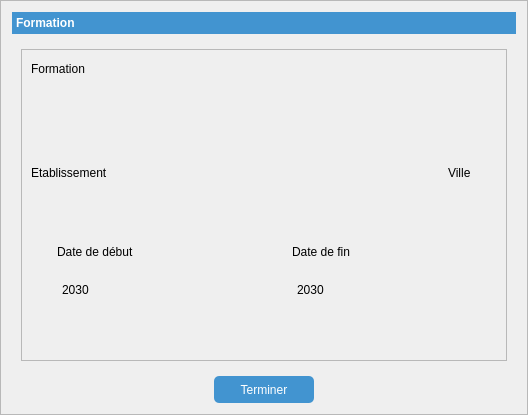
               <widget class="QFrame" name="frame_5">
                <property name="frameShape">
                 <enum>QFrame::StyledPanel</enum>
                </property>
                <property name="frameShadow">
                 <enum>QFrame::Raised</enum>
                </property>
                <layout class="QGridLayout" name="gridLayout_10">
                 <item row="2" column="0" alignment="Qt::AlignHCenter">
                  <widget class="QPushButton" name="Terminer">
                   <property name="minimumSize">
                    <size>
                     <width>100</width>
                     <height>27</height>
                    </size>
                   </property>
                   <property name="maximumSize">
                    <size>
                     <width>16777215</width>
                     <height>30</height>
                    </size>
                   </property>
                   <property name="cursor">
                    <cursorShape>PointingHandCursor</cursorShape>
                   </property>
                   <property name="styleSheet">
                    <string notr="true">QPushButton{
	
	background-color: rgb(66, 148, 208);
	border:0px solid;
	border-radius:5px;
	
	color: rgb(255, 255, 255);
}</string>
                   </property>
                   <property name="text">
                    <string>Terminer</string>
                   </property>
                  </widget>
                 </item>
                 <item row="0" column="0">
                  <widget class="QToolBox" name="toolBox">
                   <property name="styleSheet">
                    <string notr="true">QToolBox::tab {
	background-color: rgb(66, 148, 208);
    
	color: rgb(255, 255, 255);
}

QToolBox::tab:selected { /* italicize selected tabs */
    color: white;
	font:bold;
}</string>
                   </property>
                   <property name="currentIndex">
                    <number>0</number>
                   </property>
                   <widget class="QWidget" name="page">
                    <property name="geometry">
                     <rect>
                      <x>0</x>
                      <y>0</y>
                      <width>862</width>
                      <height>351</height>
                     </rect>
                    </property>
                    <attribute name="label">
                     <string>Formation</string>
                    </attribute>
                    <layout class="QGridLayout" name="gridLayout_12">
                     <item row="0" column="0">
                      <widget class="QFrame" name="frame_14">
                       <property name="styleSheet">
                        <string notr="true">QLineEdit{
	
	
	background-color: rgb(239, 239, 239);
	/*border:1px solid gray;*/
	border-radius:4px;
}

QLineEdit:hover{
	border:1px solid #00aaff;
	border-radius:4px;
}

QComboBox
{
    selection-background-color: #00ff7f;
	background-color: rgb(239, 239, 239);
    border-radius: 2px;
 
}
QComboBox:hover
{
	background-color: rgb(66, 148, 208);
    color:white;
}

QComboBox:on
{
    background-color: rgb(66, 148, 208);
    padding-top: 5px;
    padding-left: 5px;
}

QComboBox QAbstractItemView
{
    background-color: white;
    border-radius: 2px;
    border: 1px solid white;
    selection-background-color:rgb(66, 148, 208);
    color: black;
}

QComboBox::drop-down
{
    subcontrol-origin: padding;
    subcontrol-position: top right;
    width: 15px;

    border-left-width: 0px;
    border-left-color: darkgray;
    border-left-style: solid;
    border-top-right-radius: 3px;
    border-bottom-right-radius: 3px;
}</string>
                       </property>
                       <property name="frameShape">
                        <enum>QFrame::StyledPanel</enum>
                       </property>
                       <property name="frameShadow">
                        <enum>QFrame::Raised</enum>
                       </property>
                       <layout class="QGridLayout" name="gridLayout_13">
                        <item row="3" column="4">
                         <widget class="QLabel" name="label_10">
                          <property name="text">
                           <string>Ville</string>
                          </property>
                         </widget>
                        </item>
                        <item row="3" column="0" colspan="2">
                         <widget class="QLabel" name="label_9">
                          <property name="text">
                           <string>Etablissement</string>
                          </property>
                         </widget>
                        </item>
                        <item row="8" column="3">
                         <spacer name="verticalSpacer_11">
                          <property name="orientation">
                           <enum>Qt::Vertical</enum>
                          </property>
                          <property name="sizeHint" stdset="0">
                           <size>
                            <width>20</width>
                            <height>40</height>
                           </size>
                          </property>
                         </spacer>
                        </item>
                        <item row="5" column="1">
                         <widget class="QLabel" name="label_12">
                          <property name="text">
                           <string>Date de début</string>
                          </property>
                         </widget>
                        </item>
                        <item row="4" column="4" colspan="2">
                         <widget class="QLineEdit" name="lineEdit_4">
                          <property name="minimumSize">
                           <size>
                            <width>0</width>
                            <height>50</height>
                           </size>
                          </property>
                          <property name="alignment">
                           <set>Qt::AlignCenter</set>
                          </property>
                         </widget>
                        </item>
                        <item row="6" column="0" rowspan="2">
                         <spacer name="horizontalSpacer_6">
                          <property name="orientation">
                           <enum>Qt::Horizontal</enum>
                          </property>
                          <property name="sizeHint" stdset="0">
                           <size>
                            <width>50</width>
                            <height>20</height>
                           </size>
                          </property>
                         </spacer>
                        </item>
                        <item row="6" column="1" rowspan="2">
                         <widget class="QComboBox" name="Date_D">
                          <property name="sizePolicy">
                           <sizepolicy hsizetype="Preferred" vsizetype="Expanding">
                            <horstretch>0</horstretch>
                            <verstretch>0</verstretch>
                           </sizepolicy>
                          </property>
                          <property name="minimumSize">
                           <size>
                            <width>150</width>
                            <height>40</height>
                           </size>
                          </property>
                          <item>
                           <property name="text">
                            <string>2030</string>
                           </property>
                          </item>
                          <item>
                           <property name="text">
                            <string>2029</string>
                           </property>
                          </item>
                          <item>
                           <property name="text">
                            <string>2028</string>
                           </property>
                          </item>
                          <item>
                           <property name="text">
                            <string>2027</string>
                           </property>
                          </item>
                          <item>
                           <property name="text">
                            <string>2026</string>
                           </property>
                          </item>
                          <item>
                           <property name="text">
                            <string>2025</string>
                           </property>
                          </item>
                          <item>
                           <property name="text">
                            <string>2024</string>
                           </property>
                          </item>
                          <item>
                           <property name="text">
                            <string>2023</string>
                           </property>
                          </item>
                          <item>
                           <property name="text">
                            <string>2022</string>
                           </property>
                          </item>
                          <item>
                           <property name="text">
                            <string>2021</string>
                           </property>
                          </item>
                          <item>
                           <property name="text">
                            <string>2020</string>
                           </property>
                          </item>
                          <item>
                           <property name="text">
                            <string>2019</string>
                           </property>
                          </item>
                          <item>
                           <property name="text">
                            <string>2018</string>
                           </property>
                          </item>
                          <item>
                           <property name="text">
                            <string>2017</string>
                           </property>
                          </item>
                          <item>
                           <property name="text">
                            <string>2016</string>
                           </property>
                          </item>
                          <item>
                           <property name="text">
                            <string>2015</string>
                           </property>
                          </item>
                          <item>
                           <property name="text">
                            <string>2014</string>
                           </property>
                          </item>
                          <item>
                           <property name="text">
                            <string>2013</string>
                           </property>
                          </item>
                          <item>
                           <property name="text">
                            <string>2012</string>
                           </property>
                          </item>
                          <item>
                           <property name="text">
                            <string>2011</string>
                           </property>
                          </item>
                          <item>
                           <property name="text">
                            <string>2010</string>
                           </property>
                          </item>
                          <item>
                           <property name="text">
                            <string>2009</string>
                           </property>
                          </item>
                          <item>
                           <property name="text">
                            <string>2008</string>
                           </property>
                          </item>
                          <item>
                           <property name="text">
                            <string>2007</string>
                           </property>
                          </item>
                          <item>
                           <property name="text">
                            <string>2006</string>
                           </property>
                          </item>
                          <item>
                           <property name="text">
                            <string>2005</string>
                           </property>
                          </item>
                          <item>
                           <property name="text">
                            <string>2004</string>
                           </property>
                          </item>
                          <item>
                           <property name="text">
                            <string>2003</string>
                           </property>
                          </item>
                          <item>
                           <property name="text">
                            <string>2002</string>
                           </property>
                          </item>
                          <item>
                           <property name="text">
                            <string>2000</string>
                           </property>
                          </item>
                          <item>
                           <property name="text">
                            <string>1999</string>
                           </property>
                          </item>
                          <item>
                           <property name="text">
                            <string>1998</string>
                           </property>
                          </item>
                          <item>
                           <property name="text">
                            <string>1997</string>
                           </property>
                          </item>
                          <item>
                           <property name="text">
                            <string>1996</string>
                           </property>
                          </item>
                          <item>
                           <property name="text">
                            <string>1995</string>
                           </property>
                          </item>
                          <item>
                           <property name="text">
                            <string>1994</string>
                           </property>
                          </item>
                          <item>
                           <property name="text">
                            <string>1993</string>
                           </property>
                          </item>
                          <item>
                           <property name="text">
                            <string>1992</string>
                           </property>
                          </item>
                          <item>
                           <property name="text">
                            <string>1991</string>
                           </property>
                          </item>
                          <item>
                           <property name="text">
                            <string>1990</string>
                           </property>
                          </item>
                          <item>
                           <property name="text">
                            <string/>
                           </property>
                          </item>
                         </widget>
                        </item>
                        <item row="5" column="5" rowspan="2">
                         <spacer name="verticalSpacer_7">
                          <property name="orientation">
                           <enum>Qt::Vertical</enum>
                          </property>
                          <property name="sizeHint" stdset="0">
                           <size>
                            <width>20</width>
                            <height>43</height>
                           </size>
                          </property>
                         </spacer>
                        </item>
                        <item row="5" column="2">
                         <spacer name="horizontalSpacer_5">
                          <property name="orientation">
                           <enum>Qt::Horizontal</enum>
                          </property>
                          <property name="sizeHint" stdset="0">
                           <size>
                            <width>133</width>
                            <height>20</height>
                           </size>
                          </property>
                         </spacer>
                        </item>
                        <item row="7" column="4" colspan="2">
                         <spacer name="horizontalSpacer_4">
                          <property name="orientation">
                           <enum>Qt::Horizontal</enum>
                          </property>
                          <property name="sizeHint" stdset="0">
                           <size>
                            <width>108</width>
                            <height>20</height>
                           </size>
                          </property>
                         </spacer>
                        </item>
                        <item row="6" column="3" rowspan="2">
                         <widget class="QComboBox" name="Date_F">
                          <property name="sizePolicy">
                           <sizepolicy hsizetype="Preferred" vsizetype="Expanding">
                            <horstretch>0</horstretch>
                            <verstretch>0</verstretch>
                           </sizepolicy>
                          </property>
                          <property name="minimumSize">
                           <size>
                            <width>150</width>
                            <height>40</height>
                           </size>
                          </property>
                          <item>
                           <property name="text">
                            <string>2030</string>
                           </property>
                          </item>
                          <item>
                           <property name="text">
                            <string>2029</string>
                           </property>
                          </item>
                          <item>
                           <property name="text">
                            <string>2028</string>
                           </property>
                          </item>
                          <item>
                           <property name="text">
                            <string>2027</string>
                           </property>
                          </item>
                          <item>
                           <property name="text">
                            <string>2026</string>
                           </property>
                          </item>
                          <item>
                           <property name="text">
                            <string>2025</string>
                           </property>
                          </item>
                          <item>
                           <property name="text">
                            <string>2024</string>
                           </property>
                          </item>
                          <item>
                           <property name="text">
                            <string>2023</string>
                           </property>
                          </item>
                          <item>
                           <property name="text">
                            <string>2022</string>
                           </property>
                          </item>
                          <item>
                           <property name="text">
                            <string>2021</string>
                           </property>
                          </item>
                          <item>
                           <property name="text">
                            <string>2020</string>
                           </property>
                          </item>
                          <item>
                           <property name="text">
                            <string>2019</string>
                           </property>
                          </item>
                          <item>
                           <property name="text">
                            <string>2018</string>
                           </property>
                          </item>
                          <item>
                           <property name="text">
                            <string>2017</string>
                           </property>
                          </item>
                          <item>
                           <property name="text">
                            <string>2016</string>
                           </property>
                          </item>
                          <item>
                           <property name="text">
                            <string>2015</string>
                           </property>
                          </item>
                          <item>
                           <property name="text">
                            <string>2014</string>
                           </property>
                          </item>
                          <item>
                           <property name="text">
                            <string>2013</string>
                           </property>
                          </item>
                          <item>
                           <property name="text">
                            <string>2012</string>
                           </property>
                          </item>
                          <item>
                           <property name="text">
                            <string>2011</string>
                           </property>
                          </item>
                          <item>
                           <property name="text">
                            <string>2010</string>
                           </property>
                          </item>
                          <item>
                           <property name="text">
                            <string>2009</string>
                           </property>
                          </item>
                          <item>
                           <property name="text">
                            <string>2008</string>
                           </property>
                          </item>
                          <item>
                           <property name="text">
                            <string>2007</string>
                           </property>
                          </item>
                          <item>
                           <property name="text">
                            <string>2006</string>
                           </property>
                          </item>
                          <item>
                           <property name="text">
                            <string>2005</string>
                           </property>
                          </item>
                          <item>
                           <property name="text">
                            <string>2004</string>
                           </property>
                          </item>
                          <item>
                           <property name="text">
                            <string>2003</string>
                           </property>
                          </item>
                          <item>
                           <property name="text">
                            <string>2002</string>
                           </property>
                          </item>
                          <item>
                           <property name="text">
                            <string>2000</string>
                           </property>
                          </item>
                          <item>
                           <property name="text">
                            <string>1999</string>
                           </property>
                          </item>
                          <item>
                           <property name="text">
                            <string>1998</string>
                           </property>
                          </item>
                          <item>
                           <property name="text">
                            <string>1997</string>
                           </property>
                          </item>
                          <item>
                           <property name="text">
                            <string>1996</string>
                           </property>
                          </item>
                          <item>
                           <property name="text">
                            <string>1995</string>
                           </property>
                          </item>
                          <item>
                           <property name="text">
                            <string>1994</string>
                           </property>
                          </item>
                          <item>
                           <property name="text">
                            <string>1993</string>
                           </property>
                          </item>
                          <item>
                           <property name="text">
                            <string>1992</string>
                           </property>
                          </item>
                          <item>
                           <property name="text">
                            <string>1991</string>
                           </property>
                          </item>
                          <item>
                           <property name="text">
                            <string>1990</string>
                           </property>
                          </item>
                          <item>
                           <property name="text">
                            <string/>
                           </property>
                          </item>
                         </widget>
                        </item>
                        <item row="0" column="2" colspan="4">
                         <spacer name="horizontalSpacer_3">
                          <property name="orientation">
                           <enum>Qt::Horizontal</enum>
                          </property>
                          <property name="sizeHint" stdset="0">
                           <size>
                            <width>406</width>
                            <height>20</height>
                           </size>
                          </property>
                         </spacer>
                        </item>
                        <item row="5" column="3">
                         <widget class="QLabel" name="label_11">
                          <property name="text">
                           <string>Date de fin</string>
                          </property>
                         </widget>
                        </item>
                        <item row="4" column="0" colspan="4">
                         <widget class="QLineEdit" name="Etabl">
                          <property name="minimumSize">
                           <size>
                            <width>0</width>
                            <height>50</height>
                           </size>
                          </property>
                          <property name="alignment">
                           <set>Qt::AlignCenter</set>
                          </property>
                         </widget>
                        </item>
                        <item row="2" column="0">
                         <spacer name="verticalSpacer_12">
                          <property name="orientation">
                           <enum>Qt::Vertical</enum>
                          </property>
                          <property name="sizeType">
                           <enum>QSizePolicy::Minimum</enum>
                          </property>
                          <property name="sizeHint" stdset="0">
                           <size>
                            <width>20</width>
                            <height>25</height>
                           </size>
                          </property>
                         </spacer>
                        </item>
                        <item row="1" column="0" colspan="6">
                         <widget class="QLineEdit" name="Form">
                          <property name="minimumSize">
                           <size>
                            <width>0</width>
                            <height>50</height>
                           </size>
                          </property>
                          <property name="alignment">
                           <set>Qt::AlignCenter</set>
                          </property>
                         </widget>
                        </item>
                        <item row="0" column="0" colspan="2">
                         <widget class="QLabel" name="label_8">
                          <property name="text">
                           <string>Formation</string>
                          </property>
                         </widget>
                        </item>
                        <item row="8" column="1">
                         <spacer name="verticalSpacer_10">
                          <property name="orientation">
                           <enum>Qt::Vertical</enum>
                          </property>
                          <property name="sizeHint" stdset="0">
                           <size>
                            <width>20</width>
                            <height>40</height>
                           </size>
                          </property>
                         </spacer>
                        </item>
                       </layout>
                      </widget>
                     </item>
                    </layout>
                   </widget>
                  </widget>
                 </item>
                </layout>
               </widget>
